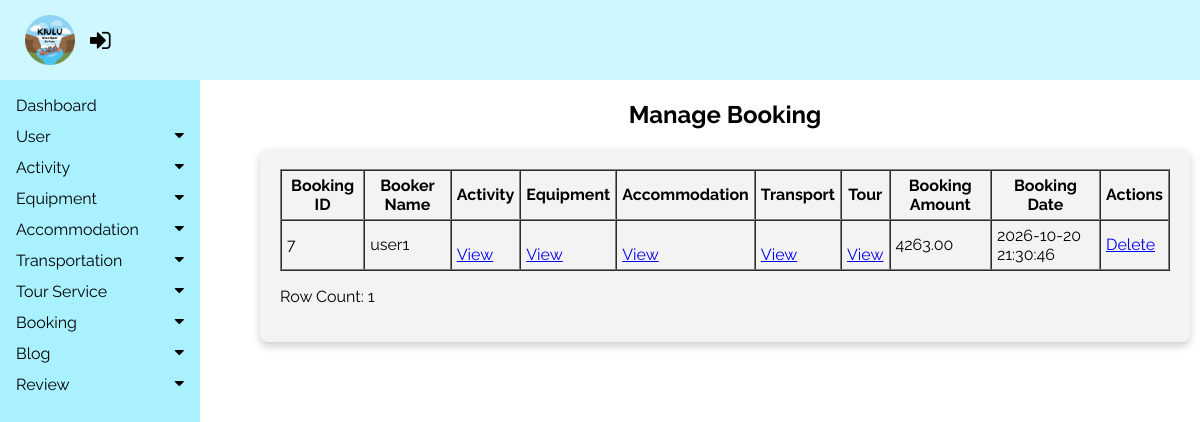
The app's page /tourism_management_system/admin/modules/booking/bookingList.php with its own data.
### tables this page shows
CREATE TABLE `booking` (
  `bookingID` int(11) NOT NULL,
  `bookerID` int(11) NOT NULL,
  `bookingAmount` decimal(8,2) NOT NULL,
  `bookingDate` datetime NOT NULL DEFAULT current_timestamp()
);

CREATE TABLE `user` (
  `userID` int(11) NOT NULL,
  `userName` varchar(100) NOT NULL,
  `userEmail` varchar(100) NOT NULL,
  `userContact` varchar(100) NOT NULL,
  `userPassword` varchar(100) NOT NULL,
  `registerDate` timestamp NOT NULL DEFAULT current_timestamp() ON UPDATE current_timestamp(),
  `userRole` int(11) NOT NULL DEFAULT 2 COMMENT '1 - System Admin, 2 - Normal User	'
);

### tourism_management_system/admin/modules/booking/bookingList.php (the view, shortened to what this page needs)
<?php
include("../../../config/config.php");
?>
<!DOCTYPE html>
<html lang="en">
<head>
    <link rel="stylesheet" href="https://cdnjs.cloudflare.com/ajax/libs/font-awesome/4.7.0/css/font-awesome.min.css">
    <link rel="stylesheet" type="text/css" href="../../css/admin.css">
</head>
<body>
<header>
<div class="topNav">
<?php include("C:/xampp/htdocs/tourism_management_system/admin/includes/usernav.php"); ?>
</header>
<?php include '../../includes/sideNav.php'; ?>
<div class="main">
    <h2 style="text-align: center;">Manage Booking</h2>
    <div class="rowform4">
        <?php
        $sql_booking = "
            SELECT
                b.bookingID,
                b.bookerID,
                u.userID,
                u.userName AS bookerName,
                b.bookingAmount,
                b.bookingDate
            FROM booking b
            LEFT JOIN user u ON b.bookerID = u.userID
            ORDER BY b.bookingID ASC";
        $result = mysqli_query($conn, $sql_booking);
        if (!$result) {
            echo "<p>Error executing query: " . mysqli_error($conn) . "</p>";
        } else {
            $rowcount = mysqli_num_rows($result);
            if ($rowcount > 0) {
                echo "<table border='1' cellpadding='5' cellspacing='0' width='100%'>";
                echo "<tr>";
                echo "<th>Booking ID</th>";
                echo "<th>Booker Name</th>";
                echo "<th>Activity</th>";
                echo "<th>Equipment</th>";
                echo "<th>Accommodation</th>";
                echo "<th>Transport</th>";
                echo "<th>Tour</th>";
                echo "<th>Booking Amount</th>";
                echo "<th>Booking Date</th>";
                echo "<th>Actions</th>";
                echo "</tr>";
                while ($row = mysqli_fetch_assoc($result)) {
                    echo "<tr>";
                    echo "<td>" . htmlspecialchars($row["bookingID"]) . "</td>";
                    echo "<td>" . htmlspecialchars($row["bookerName"]) . "</td>";
                    echo "<td>";
                        echo "<br><a href='viewActivity.php?id=" . urlencode($row["bookingID"]) . "'>View</a>";
                    echo "</td>";
                    echo "<td>";
                        echo "<br><a href='viewEquipment.php?id=" . urlencode($row["bookingID"]) . "'>View</a>";
                    echo "</td>";
                    echo "<td>";
                        echo "<br><a href='viewAccommodation.php?id=" . urlencode($row["bookingID"]) . "'>View</a>";
                    echo "</td>";
                    echo "<td>";
                        echo "<br><a href='viewTransport.php?id=" . urlencode($row["bookingID"]) . "'>View</a>";
                    echo "</td>";
                    echo "<td>";
                        echo "<br><a href='viewTour.php?id=" . urlencode($row["bookingID"]) . "'>View</a>";
                    echo "</td>";
                    echo "<td>" . htmlspecialchars($row["bookingAmount"]) . "</td>";
                    echo "<td>" . htmlspecialchars($row["bookingDate"]) . "</td>";
                    echo "<td>";
                    echo "<a href='deleteBooking.php?id=" . urlencode($row["bookingID"]) . "' onclick='return confirm(\"Are you sure you want to delete this booking?\");'>Delete</a>";
                    echo "</td>";
                    echo "</tr>";
                }
                echo "</table>";
                echo "<p>Row Count: $rowcount</p>";
            } else {
                echo "<p>No results found.</p>";
            }
        }
        ?>
    </div>
</div>
</body>
</html>

### tourism_management_system/admin/css/admin.css (style rules this page uses)
body { font-family: "Raleway", sans-serif; margin: 0; padding: 0; background-color: white; }
.topNav { display: flex; justify-content: space-between; align-items: center; background-color:#CFF7FF; color: black; padding: 10px 20px; position: fixed; top: 0; left: 0; width: 100%; z-index: 2; box-sizing: border-box; }
.main { margin-top: 70px; margin-left: 250px; padding: 10px 10px; }
.rowform4 { max-width: 900px; padding: 20px; background-color: #f3f3f3; border-radius: 8px; box-shadow: 0 4px 8px rgba(0, 0, 0, 0.2); margin: auto; }

### records on screen
booking: bookingID "7", bookerID.userName "user1", bookingAmount "4263.00", bookingDate "2026-10-20 21:30:46"

### other values on screen
$rowcount "1"
